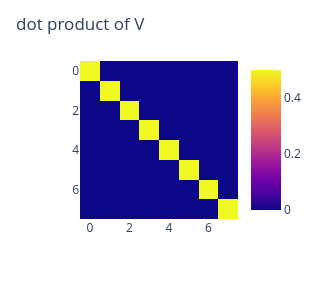

Notebook code cell kept with this figure:
### Code cell
# plot the dot product of the learned V weights (which may or may not be constrained to be orthogonal, depending on the 'orthFlg') 
V_dProd = sca.params['V']@sca.params['V'].T

# plot
fig = px.imshow(abs(V_dProd),range_color = [0,0.5])
fig.update_layout(height = 300, width = 300,title = 'dot product of V')

### Figure 1 — Plotly figure (JSON) as saved in the notebook; plotly's stock layout.template omitted (floating-point values rounded to 4 significant figures)
{"data": [{"coloraxis": "coloraxis", "hovertemplate": "x: %{x}<br>y: %{y}<br>color: %{z}<extra></extra>", "name": "0", "type": "heatmap", "xaxis": "x", "yaxis": "y", "z": [[1.0, 7.132e-08, 2.134e-07, 2.905e-08, 3.531e-08, 7.319e-08, 1.235e-08, 3.044e-08], [7.132e-08, 1.0, 7.479e-08, 2.48e-07, 1.092e-07, 3.242e-08, 1.299e-08, 3.52e-08], [2.134e-07, 7.479e-08, 1.0, 1.612e-07, 1.54e-07, 3.211e-07, 7.237e-08, 2.015e-07], [2.905e-08, 2.48e-07, 1.612e-07, 1.0, 9.895e-09, 2.038e-08, 3.513e-07, 9.434e-08], [3.531e-08, 1.092e-07, 1.54e-07, 9.895e-09, 1.0, 2.927e-08, 2.812e-07, 4.006e-08], [7.319e-08, 3.242e-08, 3.211e-07, 2.038e-08, 2.927e-08, 1.0, 2.942e-07, 1.633e-07], [1.235e-08, 1.299e-08, 7.237e-08, 3.513e-07, 2.812e-07, 2.942e-07, 1.0, 1.812e-07], [3.044e-08, 3.52e-08, 2.015e-07, 9.434e-08, 4.006e-08, 1.633e-07, 1.812e-07, 1]]}], "layout": {"coloraxis": {"cmax": 0.5, "cmin": 0, "colorscale": [[0, "#0d0887"], [0.1111, "#46039f"], [0.2222, "#7201a8"], [0.3333, "#9c179e"], [0.4444, "#bd3786"], [0.5556, "#d8576b"], [0.6667, "#ed7953"], [0.7778, "#fb9f3a"], [0.8889, "#fdca26"], [1, "#f0f921"]]}, "height": 300, "margin": {"t": 60}, "title": {"text": "dot product of V"}, "width": 300, "xaxis": {"anchor": "y", "constrain": "domain", "domain": [0, 1], "scaleanchor": "y"}, "yaxis": {"anchor": "x", "autorange": "reversed", "constrain": "domain", "domain": [0, 1]}}}
